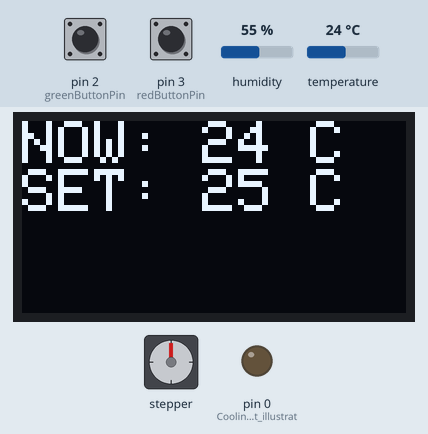
Simulated run of this sketch. Board: Arduino Uno, built with avr-gcc and run on an emulated ATmega328P. Parts: stepper motor, 128×64 one-colour display, output pins drawn as LEDs (lit = HIGH). Wiring (inferred from the names in the program): stepper motor (2048 steps per turn assumed): coils pin 10, pin 11, pin 12, pin 13. The inputs (shaded band) are chosen by the test bench; at power-on: temperature 24 °C, pin 2 (greenButtonPin) HIGH, pin 3 (redButtonPin) HIGH, humidity 55 %. The display library's start-up logo is not drawn; pins used as bus, display or sensor lines are not drawn.

Above: at 1.2 s.
1.3 s: temperature set to 25.3 °C
At 2.9 s:
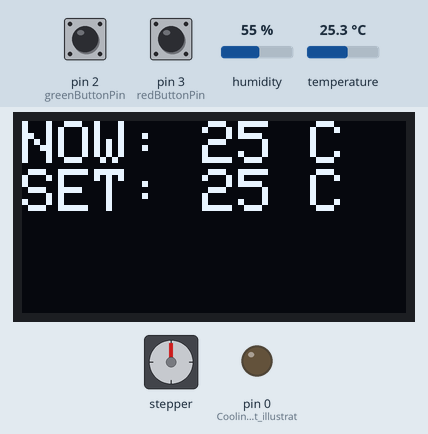
3.6 s: temperature set to 26.4 °C
At 5.4 s:
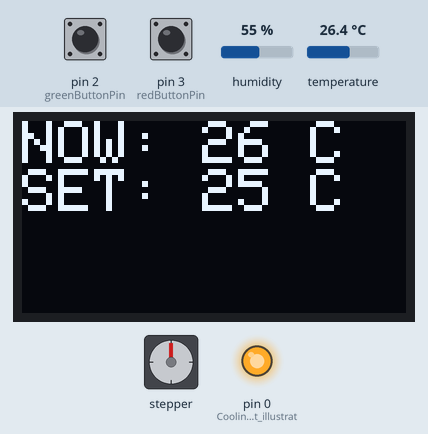
5.7 s: pin 2 (greenButtonPin) pulled LOW for 0.15 s
At 6.8 s:
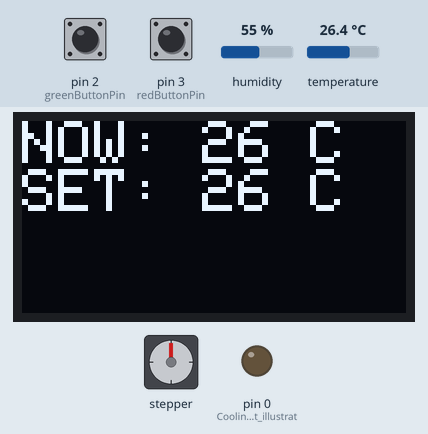
7.3 s: pin 2 (greenButtonPin) pulled LOW for 1 s
At 8.3 s:
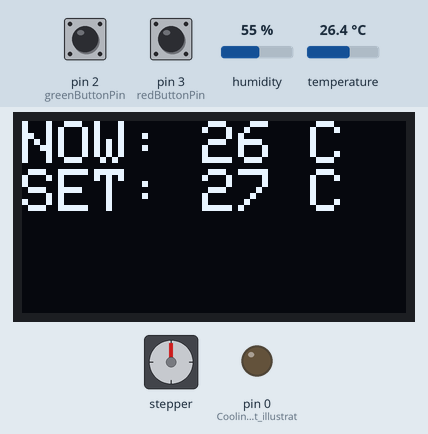
9.8 s: temperature set to 12 °C
At 11.5 s:
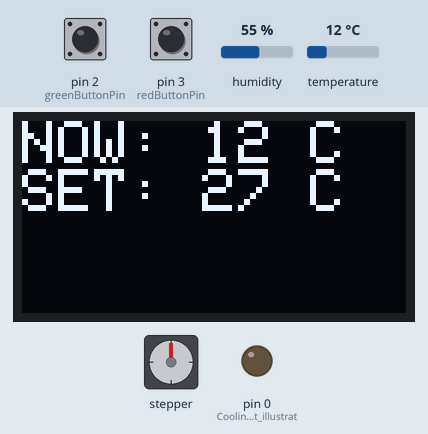
11.8 s: pin 3 (redButtonPin) pulled LOW for 0.15 s
At 12.9 s:
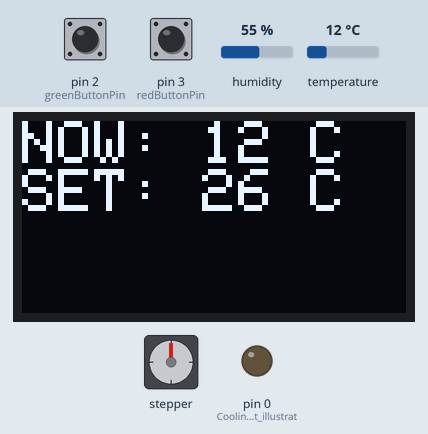
Timing chart, 0 to 14.4 s (numbered marks = the images above; inputs shaded):
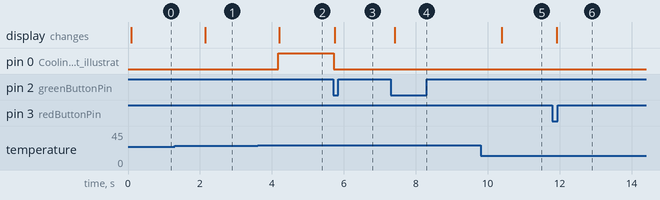

Measured:
- the behaviour switches between 25.9 and 26 °C on temperature (found by bisection; images 1 and 2)
- after the input at 1.3 s, the display: changes after 0.85 s (image 1)
- after the input at 3.6 s, pin 0 (Cooling_Element_illustrat): LOW → HIGH after 0.58 s; the display: changes after 0.61 s (image 2)
- after the input at 5.7 s, pin 0 (Cooling_Element_illustrat): HIGH → LOW at once; the display: changes after 0.05 s (image 3)
- after the input at 7.3 s, the display: changes after 0.12 s (image 4)
- after the input at 9.8 s, the display: changes after 0.58 s (image 5)
- after the input at 11.8 s, the display: changes after 0.12 s (image 6)

The sketch:

SourceCode.ino
```cpp
#include <Adafruit_GFX.h>
#include <Adafruit_SSD1306.h>
#include <Wire.h>
#include <SPI.h>
#include <DHT.h>

#define DHTPIN 6
#define DHTTYPE DHT22
DHT dht(DHTPIN, DHTTYPE);
int roomTemp = 0;

#define SCREEN_WIDTH 128
#define SCREEN_HEIGHT 64

#define OLED_RESET -1
#define SCREEN_ADDRESS 0x3C
Adafruit_SSD1306 display(SCREEN_WIDTH, SCREEN_HEIGHT, &Wire, OLED_RESET);

int temp = 25;                // Temp to be displayed at the start of the program
const int greenButtonPin = 2; // Increments the temp vaule
const int redButtonPin = 3;   // Decrements the temp value

// Predefining the state of both green and red buttons
int greenButtonState = HIGH;
int redButtonState = HIGH;

void setup()
{
// for proper connection of the OLED Disply and to know if there is an issue with the connection of it to the Arduino
    if (!display.begin(SSD1306_SWITCHCAPVCC, SCREEN_ADDRESS))
    {
        Serial.println(F("SSD1306 allocation failed"));
        for (;;)
        {
            // Don't proceed, loop forever
        }
    }
    dht.begin(); // DHT22 Sensor activated for fetching it's value
    pinMode(12, OUTPUT); // RGB LED-RED
    pinMode(11, OUTPUT); // RGB LED-GREEN
    pinMode(10, OUTPUT); // RGB LED-BLUE
    pinMode(13, OUTPUT); // Heating Coil illustrated as a RED LED
    pinMode(0, OUTPUT);  // Cooling Element illustrated as a RED LED
    display.setTextSize(1);
    display.setTextColor(SSD1306_WHITE);
    display.setCursor(0, 0);
    display.display();
}

void loop()
{

    int greenButtonReading = digitalRead(greenButtonPin); //Fetching the value of the Green Button
    int redButtonReading = digitalRead(redButtonPin); //Fetching the value of the Red Button
    roomTemp = dht.readTemperature(); // assigning the temp reading from the sensor to the variable "roomTemp"

    if (greenButtonReading == LOW && greenButtonState == HIGH)
    {
        temp++;// Increments temp when greenbutton pressed
    }

    if (redButtonReading == LOW && redButtonState == HIGH)
    {
        temp--; // Decrements temp when redButton Pressed
    }

    greenButtonState = greenButtonReading;
    redButtonState = redButtonReading;

    // Control RGB LED based on temperature comparison
    if (roomTemp > temp)
    {
        digitalWrite(12, LOW);  // Red LED
        digitalWrite(11, LOW);  // Green LED
        digitalWrite(10, HIGH); // Blue LED On That is The cooling systen is Active
        digitalWrite(13, LOW);  // Heating coil Deactivated
        digitalWrite(0, HIGH);  // Cooling Element Activated
    }
    else if (roomTemp < temp)
    {
        digitalWrite(12, HIGH); // Red LED on This is the Heating system is Active
        digitalWrite(11, LOW);  // Green LED
        digitalWrite(10, LOW);  // Blue LED
        digitalWrite(13, HIGH); // Heating Coil Activated
        digitalWrite(0, LOW);   // Cooling Element Deactivated
    }
    else  // when the temp set is equal to the roomTemp the Green Light is turned on to indicate equilibriuum
    {
        digitalWrite(12, LOW);  // Red LED
        digitalWrite(11, HIGH); // Green LED on to Show equilibrium
        digitalWrite(10, LOW);  // Blue LED
        digitalWrite(13, LOW);  // Heating coil Deactivated
        digitalWrite(0, LOW);   // Cooling Element Deactivated
    }

// For displaying Room Temp and The temp to be set
    display.clearDisplay();
    display.setTextSize(2);
    display.setTextColor(SSD1306_WHITE);
    display.setCursor(0, 0);
    display.print("NOW: ");
    display.print(roomTemp);
    display.println(" C");
    display.print("SET: ");
    display.print(temp);
    display.print(" C");
    display.display();
    delay(100);
}
```
